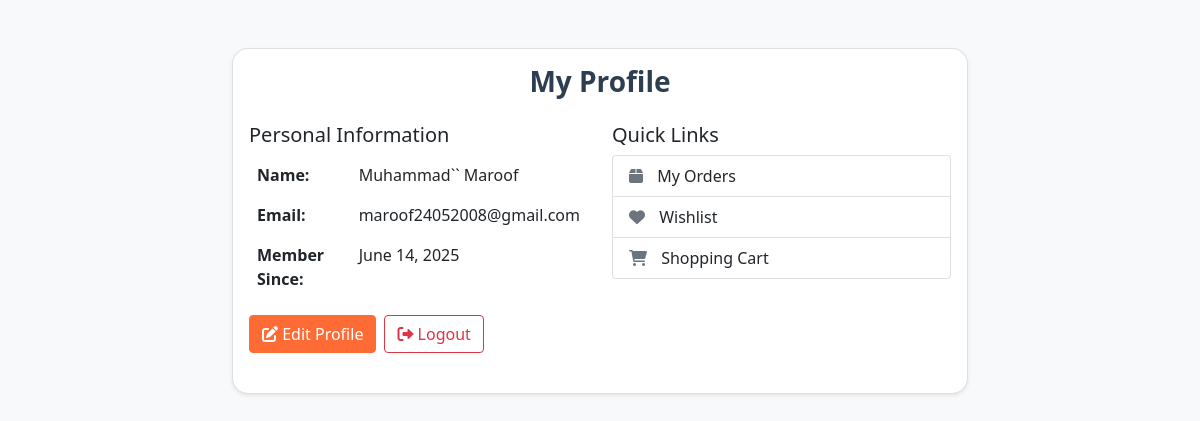
The app's page /profile/ (signed in) with its own data.
### myapp/models.py (models this page shows)
class User(AbstractUser):
    USER_TYPES = (
        ('customer', 'Customer'),
        ('vendor', 'Vendor'),
        ('admin', 'Admin'),
    )
    user_type = models.CharField(max_length=20, choices=USER_TYPES, default='customer')
    phone = models.CharField(max_length=15, blank=True)
    date_of_birth = models.DateField(null=True, blank=True)
    profile_image = models.ImageField(upload_to='profiles/', null=True, blank=True)
    is_verified = models.BooleanField(default=False)
    created_at = models.DateTimeField(auto_now_add=True)

### myapp/auth_views.py (the view)
# urls.py: path('profile/', auth_views.profile_view, name='profile'),
@login_required
def profile_view(request):
    return render(request, 'auth/profile.html', {'user': request.user})

### myapp/templates/auth/profile.html (shortened to what this page needs)
{% load widget_tweaks %}
{% load static %}
<!DOCTYPE html>
<html lang="en">
<head>
    <link href="https://cdn.jsdelivr.net/npm/bootstrap@5.1.3/dist/css/bootstrap.min.css" rel="stylesheet">
    <link href="https://cdnjs.cloudflare.com/ajax/libs/font-awesome/6.0.0/css/all.min.css" rel="stylesheet">
</head>
<body>
    <div class="container py-5">
        <div class="row justify-content-center">
            <div class="col-md-10 col-lg-8">
                <div class="card shadow-sm">
                    <div class="card-body">
                        <h3 class="card-title mb-4 text-center">My Profile</h3>
                        <div class="row">
                            <div class="col-md-6 mb-4">
                                <h5>Personal Information</h5>
                                <table class="table table-borderless">
                                    <tr>
                                        <td><strong>Name:</strong></td>
                                        <td>{{ user.first_name }} {{ user.last_name }}</td>
                                    </tr>
                                    <tr>
                                        <td><strong>Email:</strong></td>
                                        <td>{{ user.email }}</td>
                                    </tr>
                                    <tr>
                                        <td><strong>Member Since:</strong></td>
                                        <td>{{ user.date_joined|date:"F d, Y" }}</td>
                                    </tr>
                                </table>
                                <div class="d-flex gap-2 mt-3">
                                    <a href="{% url 'edit_profile' %}" class="btn btn-primary">
                                        <i class="fas fa-edit"></i> Edit Profile
                                    </a>
                                    <a href="{% url 'logout' %}" class="btn btn-outline-danger">
                                        <i class="fas fa-sign-out-alt"></i> Logout
                                    </a>
                                </div>
                            </div>
                            <div class="col-md-6">
                                <h5>Quick Links</h5>
                                <div class="list-group">
                                    <a href="{% url 'orders' %}" class="list-group-item list-group-item-action">
                                        <i class="fas fa-box"></i> My Orders
                                    </a>
                                    <a href="{% url 'wishlist' %}" class="list-group-item list-group-item-action">
                                        <i class="fas fa-heart"></i> Wishlist
                                    </a>
                                    <a href="{% url 'cart' %}" class="list-group-item list-group-item-action">
                                        <i class="fas fa-shopping-cart"></i> Shopping Cart
                                    </a>
                                </div>
                            </div>
                        </div>
                    </div>
                </div>
            </div>
        </div>
    </div>
</body>
</html>

### myapp/templates/auth/profile.html (style rules this page uses)
body { background-color: #f8f9fa; }
.card { border-radius: 1rem; }
.card-title { font-weight: bold; color: #2c3e50; }
.table td { padding: 0.5rem; }
.btn-primary { background-color: #ff6b35; border-color: #ff6b35; }
.list-group-item i { margin-right: 10px; color: #6c757d; }

### records on screen
User: first_name "Muhammad``", last_name "Maroof", email "maroof24052008@gmail.com", date_joined "June 14, 2025"
